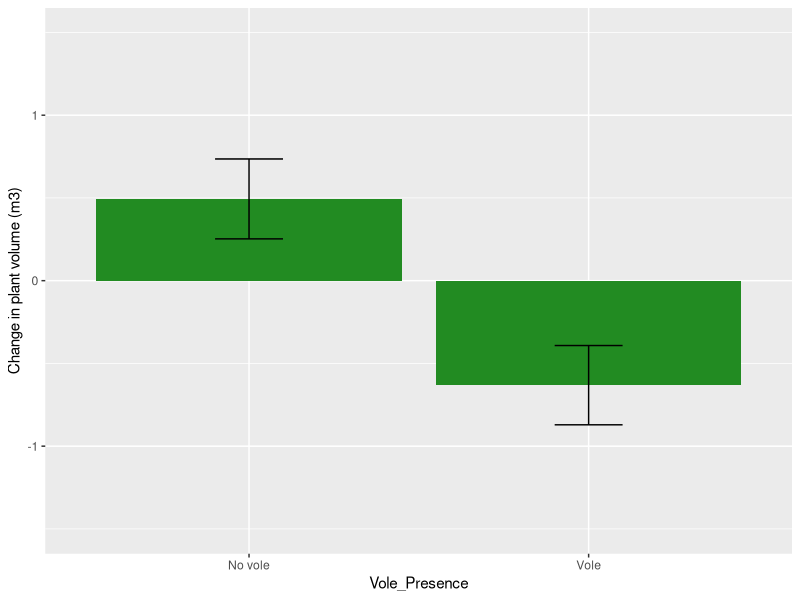
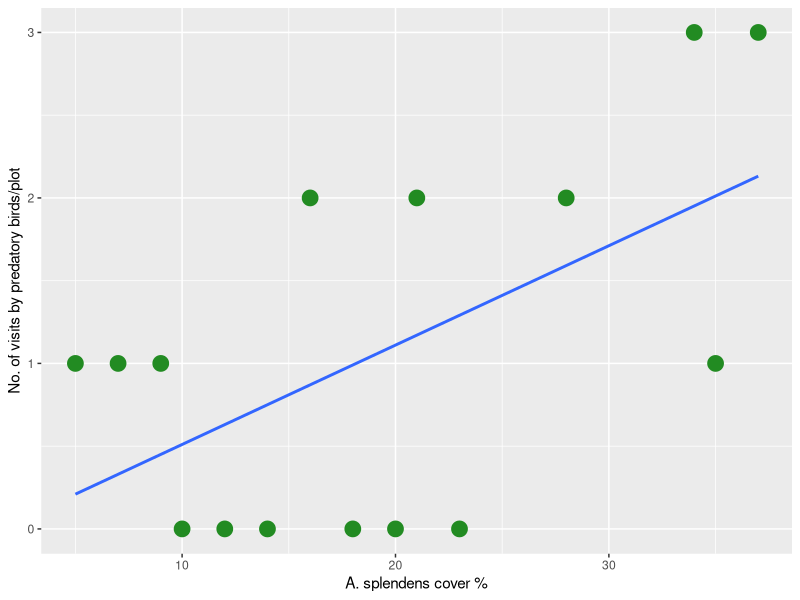

These charts were generated, in order, by the following R code: (Note: this script raises an error after producing the figures.)
## ---- chunk 1
knitr::opts_chunk$set(echo = TRUE)
## ---- chunk 2
library(dplyr)
library(tidyverse)
library(ggplot2)
library(ggpubr)
d <- read.csv("Ecosystem_engineers_and_predation_risk_data_-.csv")
head(d)
## ---- chunk 3
n <- d %>%
 group_by(Vole_Presence) %>%
  summarise_each(funs(mean,sd,se=sd(.)/sqrt(n())), Change_plantvol)
n  

g <- ggplot(n) +
  geom_col(aes(y=mean, x=Vole_Presence), fill="forestgreen") +
  geom_errorbar( aes(x=Vole_Presence,ymin=mean-se, ymax=mean+se), width=0.2, colour="black") +
ylab("Change in plant volume (m3)") + ylim(-1.5, 1.5)
g

## ---- chunk 4
# One way anova of change in plant volume predicted by vole presence.
one.aov <- aov(as.numeric(Change_plantvol) ~ Vole_Presence, data = d)
summary(one.aov)

## ---- chunk 5
m <- d[ ,c(7,11)] 
head(m)

ggplot(m, aes(x=as.numeric(Plant_cover), y=as.numeric(Birds_total15))) +
  geom_point(colour = "forestgreen", size = 5) + 
  geom_smooth(method = "lm", se=FALSE) +
  xlab("A. splendens cover %") + ylab("No. of visits by predatory birds/plot")

  
## ---- chunk 6
p <- d[1:15 ,7]
b <- d[1:15 ,11]

n <- lm(data = d, Birds_total15 ~ Plant_cover)
summary(n)

res <- cor.test(as.numeric(p), as.numeric(b), 
                    method = "pearson")
res
one.aov <- aov(Birds_total15 ~ Plant_cover, data = d)
summary(one.aov)

## ---- chunk 7


o <- d[1:18, c(18, 20, 21, 24)]
o <- data.frame(sapply(o, function(x) as.numeric(as.character(x))))
head(o)

a <- o %>% group_by(Plant_cover2) %>% 
  summarise_each(funs(mean,sd,se=sd(.)/sqrt(n())), 1:3) 
head (a)

g1 <- ggplot(a, aes(x=Plant_cover2, y=Bird_visit6_mean)) +
  geom_col(fill="blue") + 
  geom_errorbar( aes(x=Plant_cover2,ymin=Bird_visit6_mean-Bird_visit6_se, ymax=Bird_visit6_mean+Bird_visit6_se), width=0.2, colour="black") +
  xlab("A. splendens cover (%)") + ylab("No. of visits by predatory birds/plot") +
scale_x_continuous(breaks=c(0,50,100)) + ylim(0,4)
g1
## ---- chunk 8
g2 <- ggplot(a, aes(x=Plant_cover2, y=Feeding_freq_mean)) +
  geom_col(fill="blue") +
  geom_errorbar( aes(x=Plant_cover2,ymin=Feeding_freq_mean-Feeding_freq_se, ymax=Feeding_freq_mean+Feeding_freq_se), width=0.2, colour="black") +
  xlab("A. splendens cover (%)") + ylab("Feeding frequency (%)") +
  scale_x_continuous(breaks=c(0,50,100)) + scale_y_continuous(breaks=c(0, 20, 40, 60, 80, 100)) + ylim(0,100)
g2
## ---- chunk 9
g3 <- ggplot(a, aes(x=Plant_cover2, y=Vole_mortality_mean)) +
  geom_col(fill="blue") +
  geom_errorbar( aes(x=Plant_cover2,ymin=Vole_mortality_mean-Vole_mortality_se, ymax=Vole_mortality_mean+Vole_mortality_se), width=0.2, colour="black") +
xlab("A. splendens cover (%)") + ylab("Mortality rate (%)") + 
  scale_x_continuous(breaks=c(0,50,100)) + ylim(0,100)
g3

